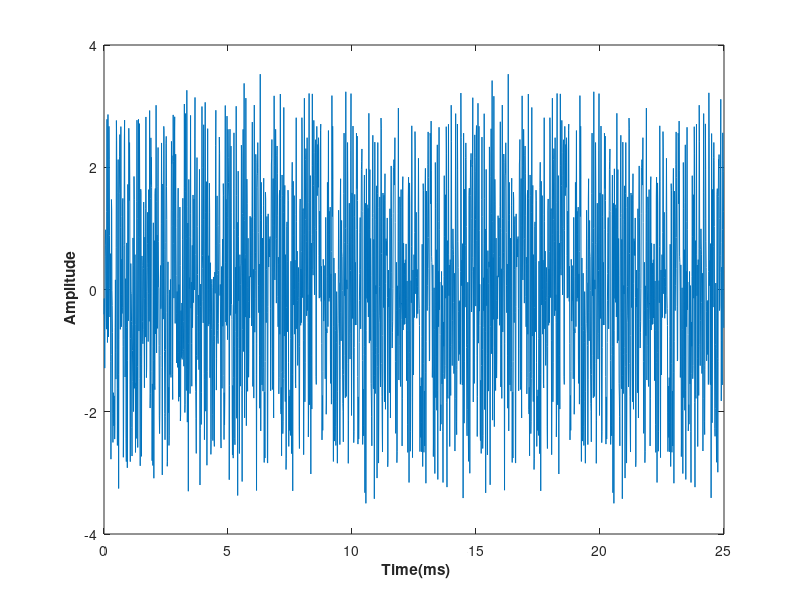
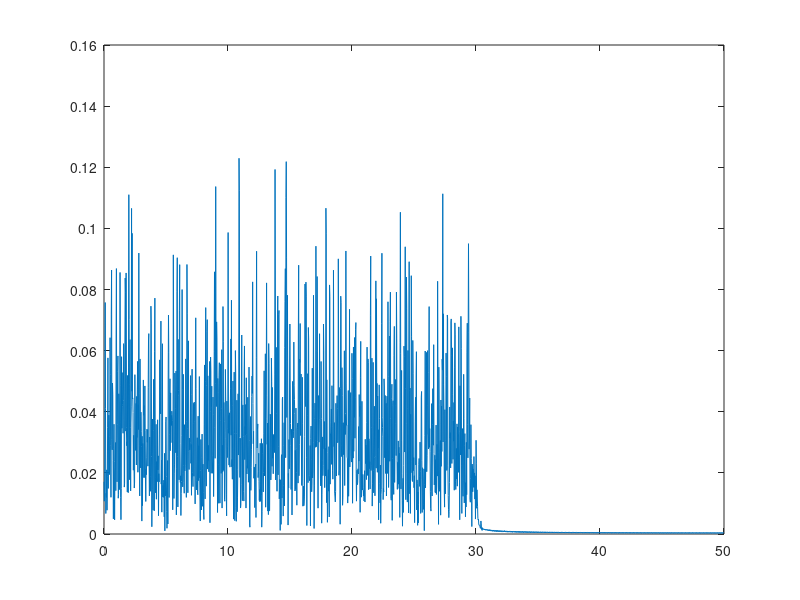

MATLAB code to generate these figures, in order:
%#################################################
% 程序功能：生成CP-OFDM信号
% 创建人：wangshan
% 创建时间：2023/02/28
% 存在的问题：写的不对，还得改，明天再改
%#################################################
  clear all;
  close all;
  clc;

%% =================基本参数设置=================
N_data = 1000; %信息序列长度
N_cp = 500;%循环前缀CP的长度
fs = 100e3;%采样率
Rb = 5e3;%比特率
M=2;
Rs = Rb/log2(M);
T0 = N_data/Rs;%信息序列持续时间,为0.2s
Tcp = N_cp/Rs;%循环前缀CP持续时间,为0.1s
fl = 20e3;
fh = 30e3;
fc = 25e3; %载波中心频率
B =fh-fl ;%信号带宽为10kHz
K0 = B*T0;%子载波数为2e3

%生成信息序列
data = randi([0,1],1,N_data);%K0个子载波上要发射的信号
data = 2*data -1; % 变成1或者-1，虽然不知道为啥
%生成CP前缀
cp = randi([0,1],1,N_cp);
cp = 2*cp-1;
%生成后面补的0
N_zeros = 500;
T_zeros = N_zeros/Rb;%补的0序列持续时间
add0 = zeros(1,N_zeros);

% 低通滤波器参数
lpf_order = 256;%低通滤波器阶数
lpf_wn = 2*30e3/fs; %截止频率为30kHz, 
lpf_bb = fir1(lpf_order, lpf_wn);%设计好的低通滤波器

%% 基带CP-OFDM信号
data_all = [data data];%需要传输的所有信息 为什么不是单独给每一个ofdm符号用一个for循环最后再组合在一起
for k=1:K0
    trans_data(k) = data_all(k)*exp(sqrt(-1)*2*pi*k/(2*T0));
end % end of for k 
signal = [cp trans_data ];%组帧

% 经过低通滤波
signal = conv(signal,lpf_bb);
signal = signal(lpf_order/2+1:end-lpf_order/2);

%% 通带CP-OFDM信号
t = (0:length(signal)-1)/fs*1e3;
xt = 2*real(signal.*exp(sqrt(-1).*2.*pi.*fc.*t));
figure(02);
plot(t,xt); %绘制通带信号波形
xlabel('\bf Time(ms)');
ylabel('\bf Amplitude');

%对信号频谱分析
Nfft = 2^nextpow2(length(xt));
Xt = fft(xt,Nfft)/length(xt);
Xt = Xt(1:Nfft/2);
figure(03);
freq_axis = (0:Nfft/2-1)/Nfft*fs/1e3; % 频率轴(kHz)
plot(freq_axis,abs(Xt));

